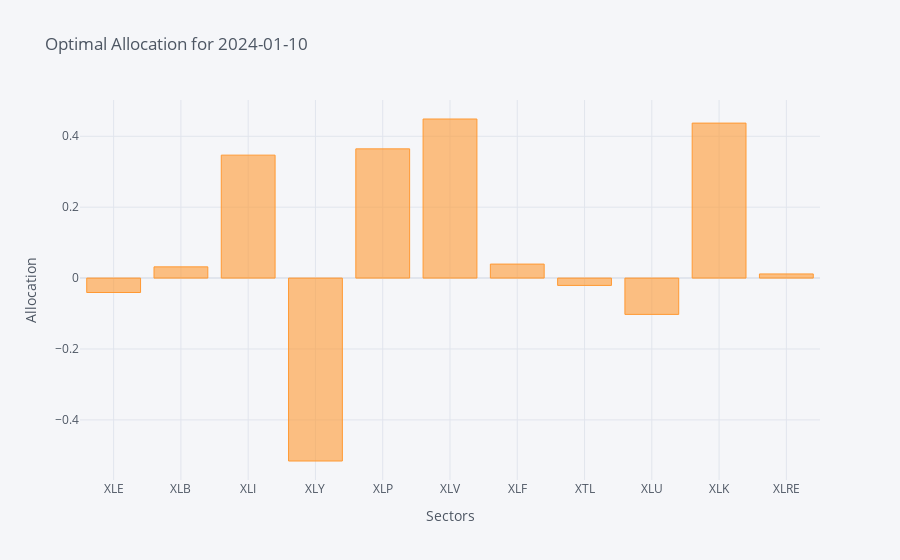

Source (notebook cell):
### Code cell
def optimal_weights(weights_df,month):
    new_df = weights_df.loc[month]
    weights = new_df.figure(kind='bar',filename='Weights',title=f'Optimal Allocation for {month}',xTitle='Sectors',yTitle='Allocation')
    return weights
optimal_weights(weights_df,'2024-01-10')

### Figure 1 — Plotly figure (JSON) as saved in the notebook; plotly's stock layout.template omitted (floating-point values rounded to 4 significant figures)
{"data": [{"marker": {"color": "rgba(255, 153, 51, 0.6)", "line": {"color": "rgba(255, 153, 51, 1.0)", "width": 1}}, "name": "2024-01-10 00:00:00", "orientation": "v", "text": "", "type": "bar", "x": ["XLE", "XLB", "XLI", "XLY", "XLP", "XLV", "XLF", "XTL", "XLU", "XLK", "XLRE"], "y": [-0.0407, 0.03164, 0.3468, -0.5159, 0.3644, 0.4487, 0.03947, -0.0207, -0.1024, 0.4371, 0.01166]}], "layout": {"legend": {"bgcolor": "#F5F6F9", "font": {"color": "#4D5663"}}, "paper_bgcolor": "#F5F6F9", "plot_bgcolor": "#F5F6F9", "title": {"font": {"color": "#4D5663"}, "text": "Optimal Allocation for 2024-01-10"}, "xaxis": {"gridcolor": "#E1E5ED", "showgrid": true, "tickfont": {"color": "#4D5663"}, "title": {"font": {"color": "#4D5663"}, "text": "Sectors"}, "zerolinecolor": "#E1E5ED"}, "yaxis": {"gridcolor": "#E1E5ED", "showgrid": true, "tickfont": {"color": "#4D5663"}, "title": {"font": {"color": "#4D5663"}, "text": "Allocation"}, "zerolinecolor": "#E1E5ED"}}}
